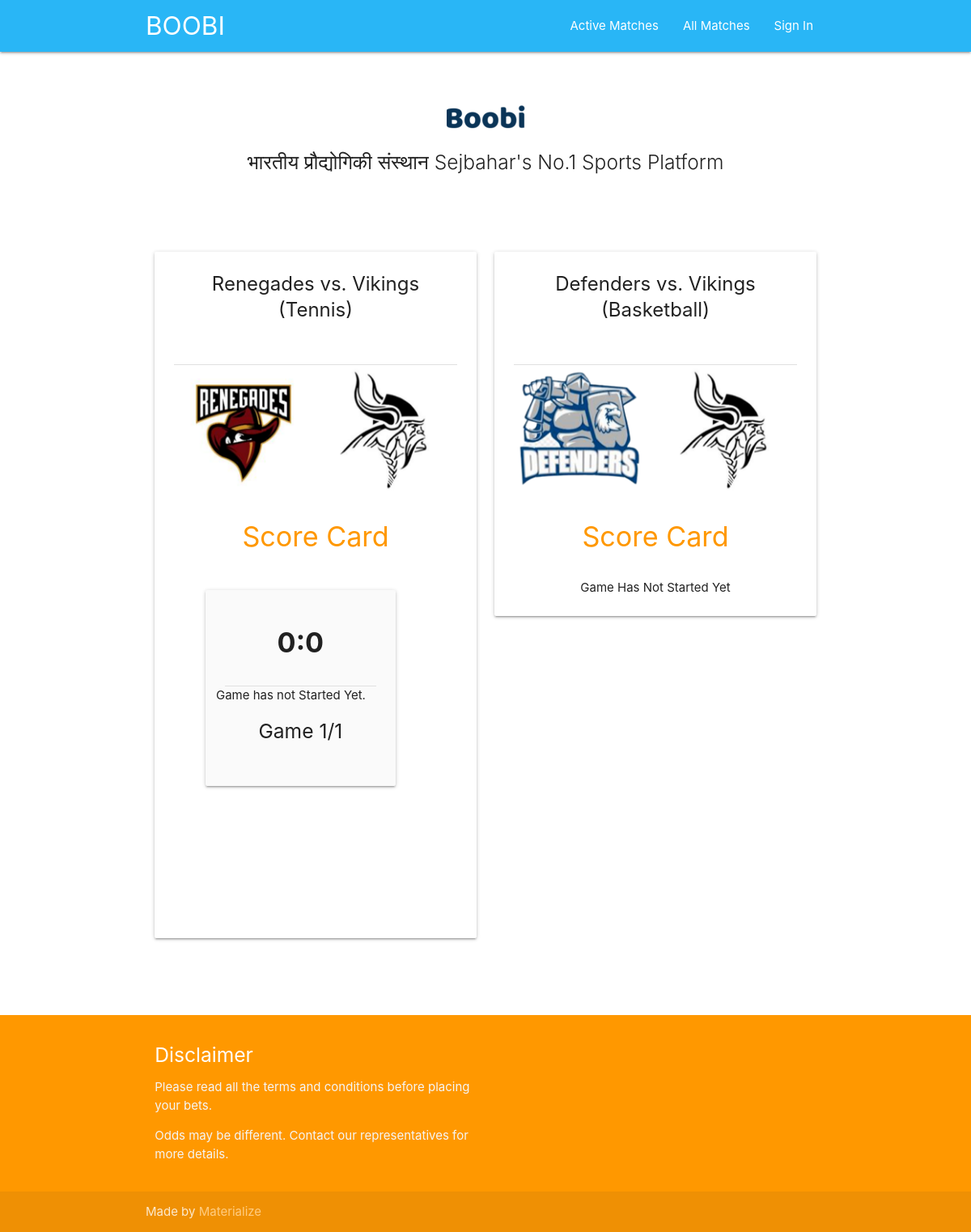
The app's page /, older data.
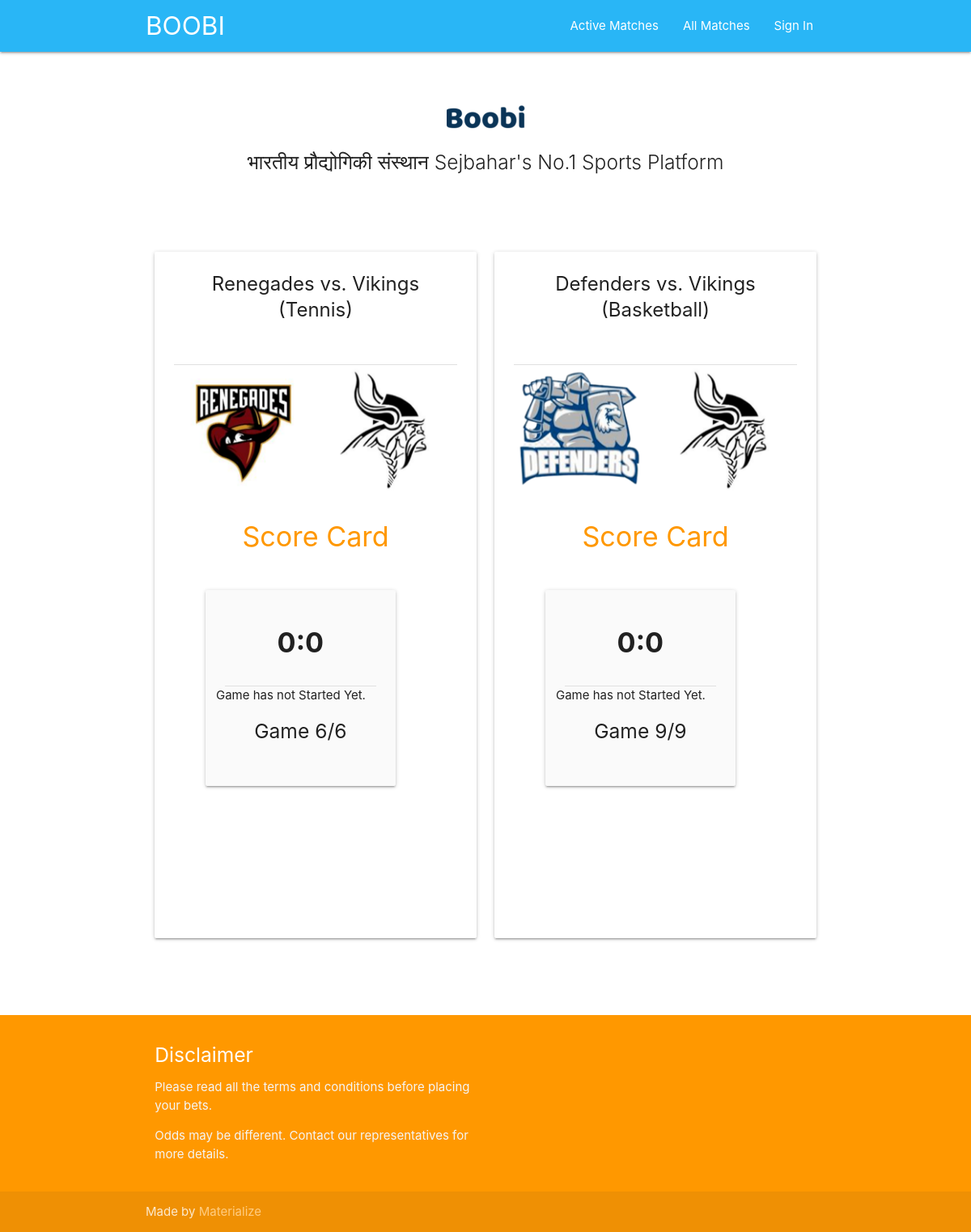
The same page, newer data.
### boobi/models.py (models this page shows, shortened)
class Match(models.Model):
    match_pk = models.AutoField(primary_key=True, auto_created=True, editable=False)
    team1 = models.ForeignKey(Team, on_delete=models.CASCADE, related_name="team1")
    team2 = models.ForeignKey(Team, on_delete=models.CASCADE, related_name="team2")
    sport = models.ForeignKey(Sport, on_delete=models.CASCADE)
    datetime = models.DateTimeField(auto_now_add=True)
    team1_amount = models.FloatField(verbose_name="Amount Bet for Team 1", default=0.01)
    team2_amount = models.FloatField(verbose_name="Amount Bet for Team 2", default=0.01)
    winner = models.ForeignKey(Team, on_delete=models.CASCADE, related_name="match_winner", blank=True, null=True)
    active = models.BooleanField(default=False)
    betting_status = models.BooleanField(default=False)
    ended = models.BooleanField(default=False)
    @property
    def num_games(self):
        numg = len(list(Game.objects.all().filter(match=Match.objects.get(match_pk=self.match_pk))))
        return numg
    @property
    def profit(self):
        bets_team1 = Bet.objects.all().filter(match=Match.objects.get(match_pk=self.pk), team=Team.objects.get(name=self.team1.name)).exclude(nickname="boobi.boona")
        bets_team2 =  Bet.objects.all().filter(match=Match.objects.get(match_pk=self.pk), team=Team.objects.get(name=self.team2.name)).exclude(nickname="boobi.boona")
        payout_team1 = 0
        betamount_team1 = 0
        for bet in bets_team1:
            payout_team1 += round(bet.amount*bet.multiplier, 2)
            betamount_team1 += round(bet.amount, 2)
        payout_team2 = 0
        betamount_team2 = 0
        for bet in bets_team2:
            payout_team2 += round(bet.amount*bet.multiplier, 2)
            betamount_team2 += round(bet.amount, 2)
        profit1 = betamount_team1 + betamount_team2 - payout_team1
        profit2 = betamount_team1 + betamount_team2 - payout_team2
        return [profit1, profit2]

class Team(models.Model):
    name = models.CharField(max_length=25, unique=True)
    logo = models.FileField(verbose_name="Team Logo", upload_to="team_logos/", null=True)

class Sport(models.Model):
    name = models.CharField(max_length=25, unique=True)
    def __str__(self):
        return self.name

class Game(models.Model):
    game_pk =  models.AutoField(primary_key=True)
    datetime = models.DateTimeField(auto_now_add=True)
    match = models.ForeignKey(Match, on_delete=models.CASCADE)
    sport = models.ForeignKey(Sport, on_delete=models.CASCADE)
    team1 = models.ForeignKey(Team, on_delete=models.CASCADE, related_name="game_team1")
    team2 = models.ForeignKey(Team, on_delete=models.CASCADE, related_name="game_team2")
    team1_score = models.IntegerField(verbose_name="Team 1 Score", default=0)
    team2_score = models.IntegerField(verbose_name="Team 2 Score", default=0)
    winner = models.ForeignKey(Team, on_delete=models.CASCADE, related_name="game_winner", blank=True, null=True)
    active = models.BooleanField(default=False)
    game_num=models.IntegerField(blank=True, editable=False, default=0)
    @property
    def num_sets(self):
        mysets = Set.objects.all().filter(game=Game.objects.get(game_pk=self.pk))
        return len(mysets)

### boobi/views.py (the view)
# urls.py: path('', views.show_home, name = 'home'),
@csrf_exempt
def show_home(request):
    matches = Match.objects.all()
    user_group = user_access_level(request)
    games = Game.objects.all().order_by('datetime')
    sets = Set.objects.all()
    return render(request, 'index.html', {
        'matches': matches,
        'games': games,
        'sets': sets,
        'user_group': user_group
    })

### boobi/templatetags/boobi_extras.py (called while the page is built)
@register.filter
def matchgames(games, match_pk):
    out_games = Game.objects.all().filter(match=Match.objects.get(match_pk=match_pk))
    return out_games

@register.filter
def addstr(arg1, arg2):
    return str(arg1) + str(arg2)

### boobi/views.py (called while the page is built, shortened)
@csrf_exempt
def user_access_level(request):
    out_dict = {"logged_in": False,
                "scout": False,
                "bookie": False,
                "healer": False,
                "admin": False
                }
    if not request.user.is_authenticated:
        return out_dict

### templates/index.html (shortened to what this page needs)
{% load static %}
{% load addstr %}
{% load matchgames %}
<!DOCTYPE html>
<html lang="en">
<head>
  <link href="{% static "css/materialize.css" %}" type="text/css" rel="stylesheet" media="screen,projection" />
  <link href="{% static "css/style.css" %}" type="text/css" rel="stylesheet" media="screen,projection" />
</head>
<body>
  {% include 'navbar.html' %}
  <div class="section no-pad-bot" id="index-banner">
    <div class="container center">
      <br><br>
      <img src="{% static "images/boobi_logo.png" %}" alt="Boobi logo">
      <div class="row center">
        <h5 class="header col s12 light">भारतीय प्रौद्योगिकी संस्थान Sejbahar's No.1 Sports Platform</h5>
      </div>
      <br><br>
    </div>
  </div>
  <div class="container">
    <div class="section">
      <div class="row">
        {% for match in matches %}
        <div class="col m6 s12">
          {% include 'match_card.html' %}
        </div>
        {% endfor %}
      </div>
    </div>
  </div>
  <br><br>
  <footer class="page-footer orange">
    <div class="container">
      <div class="row">
        <div class="col l6 s12">
          <h5 class="white-text">Disclaimer</h5>
          <p class="grey-text text-lighten-4">Please read all the terms and conditions before placing your bets.</p>
          <p class="grey-text text-lighten-4">Odds may be different. Contact our representatives for more details.</p>
        </div>
      </div>
    </div>
    <div class="footer-copyright">
      <div class="container">
        Made by <a class="orange-text text-lighten-3" href="http://materializecss.com">Materialize</a>
      </div>
    </div>
  </footer>
</body>
</html>

### templates/navbar.html (shortened to what this page needs)
<nav class="light-blue lighten-1" role="navigation">
    <div class="nav-wrapper container"><a id="logo-container" href="{% url 'home' %}" class="brand-logo">BOOBI</a>
        <ul class="right hide-on-med-and-down">
            <li><a href="#" class="active" >Active Matches</a></li>
            <li><a href="#">All Matches</a></li>
            {% if user.is_authenticated%}
            <li><a href="{% url 'signout' %}">Sign Out</a></li>
            {% else %}
            <li><a href="{% url 'signin' %}">Sign In</a></li>
            {% endif %}
          </ul>
    </div>
  </nav>

### templates/match_card.html (shortened to what this page needs)
{% load static %}
{% load addstr %}
{% load matchgames %}
<div class="card darken-1 center-align">
  <div class="card-content">
    <div class="row">
      <div class="col s1"></div>
      <div class="col s10">
        <span class="card-title"><b>{{match.team1.name}} vs. {{match.team2.name}} ({{match.sport}})</b></span>
      </div>
    </div>
    <br>
    <div class="divider"></div>
    <div class="row">
      <div class="col s6">
        <img src="{{match.team1.logo.url}}" alt="" class="responsive-img">
      </div>
      <div class="col s6">
        <img src="{{match.team2.logo.url}}" alt="" class="responsive-img">
      </div>
    </div>
    <div class="row">
      <h4 class="orange-text">Score Card</h4>
    </div>
    {% if games|matchgames:match.match_pk %}
    <div class="row">
      <div id="{{ match.match_pk|addstr:'carousel' }}" class="carousel carousel-slider center">
        {% for game in games|matchgames:match.match_pk reversed %}
        <div>
          <div class="carousel-item active" href="">
            {% include 'game_card.html' %}
          </div>
        </div>
        {% endfor %}
      </div>
      {% else %}
      <p>Game Has Not Started Yet</p>
      {% endif %}
    </div>
  </div>
</div>

### templates/game_card.html (shortened to what this page needs)
{% load static %}
{% load addstr %}
{% load matchgames %}
{% load set_team1_score %}
{% load set_team2_score %}
<div class="container">
  <div class="card grey lighten-5">
    <div class="card-content header-margin-fix">
      <div class="row">
        <div class="col s2"></div>
        <div class="col s8">
          <h4 class=""><b>{{game.team1_score}}:{{game.team2_score}}</b></h4>
        </div>
      </div>
      <div class="divider"></div>
      {% if game.num_sets > 0 %}
      <div class="row flex">
        <div class="col s4">
          <h4 class="">{{ sets|set_team1_score:game }}</h4>
        </div>
        <div class="col s4">
          <h5 class="orange-text">Set {{game.num_sets}}</h5>
        </div>
        <div class="col s4">
          <h4 class="">{{ sets|set_team2_score:game }}</h4>
        </div>
      </div>
      {% if user_group.scout %}
      {% include 'set_score_update.html' %}
      {% endif %}
      {% else %}
      <div class="row flex">
        <p>Game has not Started Yet.</p>
      </div>
      {% endif %}
      <div class="row">
        <h5>Game {{game.game_num}}/{{match.num_games}}</h5>
      </div>
    </div>
  </div>
</div>

### static/css/style.css (style rules this page uses)
.flex { display: flex; flex-wrap: wrap; }
.header-margin-fix { margin-top: 0.912rem !important; }
.carousel.carousel-slider .carousel-item { width: 90% !important; }

Row changes from the older to the newer data that the page shows:
computed for Match "Renegades": loses Game (team1_score "0", team2_score "0", shows "Game has not Started Yet.", game_num "1", {{ match.num_games }} "1")
added Game: team1_score "0", team2_score "0", shows "Game has not Started Yet.", game_num "6", {{ match.num_games }} "6", shown under Match "Renegades"
shown differently, row unchanged: Match "Defenders": no longer shows "Game Has Not Started Yet"
added Game: team1_score "0", team2_score "0", shows "Game has not Started Yet.", game_num "9", {{ match.num_games }} "9", shown under Match "Defenders"
